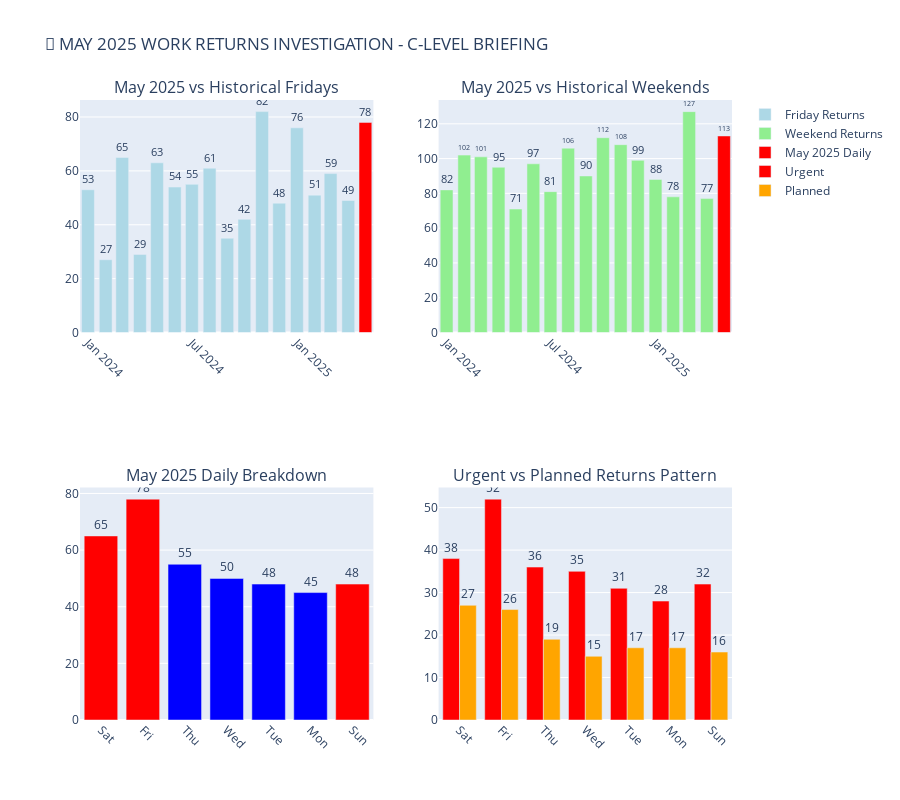

The notebook cell saved with this chart:
### Code cell
import pandas as pd
import plotly.graph_objects as go
import plotly.express as px
from plotly.subplots import make_subplots
import numpy as np

df['total_returns'] = df['คืนงาน (กะทันหัน)'] + df['คืนงาน (ล่วงหน้า)']
day_order = ['Sun', 'Mon', 'Tue', 'Wed', 'Thu', 'Fri', 'Sat']
df['day_of_week'] = pd.Categorical(df['day_of_week'], categories=day_order, ordered=True)

# Extract year and month for better analysis
df['year'] = df['report_month'].str[:4]
df['month'] = df['report_month'].str[5:7]
df['month_name'] = pd.to_datetime(df['report_month'] + '-01').dt.strftime('%b %Y')

print("🚨 MAY 2025 INVESTIGATION REPORT 🚨")
print("="*50)

# 1. MAY 2025 SPECIFIC ANALYSIS
may_2025_data = df[df['report_month'] == '2025-05'].copy()
print("\n📊 MAY 2025 DETAILED BREAKDOWN:")
print(may_2025_data[['day_of_week', 'คืนงาน (กะทันหัน)', 'คืนงาน (ล่วงหน้า)', 'total_returns']].to_string(index=False))

# Focus on Friday and Weekend (Fri, Sat, Sun)
weekend_days = ['Fri', 'Sat', 'Sun']
may_weekend = may_2025_data[may_2025_data['day_of_week'].isin(weekend_days)]
print(f"\n🔴 MAY 2025 WEEKEND + FRIDAY TOTAL: {may_weekend['total_returns'].sum()} returns")
print(f"   - Friday: {may_2025_data[may_2025_data['day_of_week']=='Fri']['total_returns'].values[0]} returns")
print(f"   - Saturday: {may_2025_data[may_2025_data['day_of_week']=='Sat']['total_returns'].values[0]} returns")
print(f"   - Sunday: {may_2025_data[may_2025_data['day_of_week']=='Sun']['total_returns'].values[0]} returns")

# 2. HISTORICAL COMPARISON
print("\n📈 HISTORICAL COMPARISON:")

# Get all May data for comparison
all_may_data = df[df['month'] == '05'].copy()
print("\nAll MAY months comparison:")
may_comparison = all_may_data.groupby(['report_month', 'day_of_week'])['total_returns'].sum().reset_index()
may_pivot = may_comparison.pivot(index='day_of_week', columns='report_month', values='total_returns')
print(may_pivot.loc[weekend_days])

# Calculate percentage increase
may_2024_weekend = df[(df['report_month'] == '2024-05') & (df['day_of_week'].isin(weekend_days))]['total_returns'].sum()
may_2025_weekend = df[(df['report_month'] == '2025-05') & (df['day_of_week'].isin(weekend_days))]['total_returns'].sum()
weekend_increase = ((may_2025_weekend - may_2024_weekend) / may_2024_weekend) * 100

print(f"\n🚨 KEY FINDINGS:")
print(f"   - May 2024 Weekend+Friday: {may_2024_weekend} returns")
print(f"   - May 2025 Weekend+Friday: {may_2025_weekend} returns")
print(f"   - INCREASE: {weekend_increase:.1f}%")

# 3. VISUALIZATIONS FOR C-LEVEL PRESENTATION

# Create focused analysis charts
fig = make_subplots(
    rows=2, cols=2,
    subplot_titles=('May 2025 vs Historical Fridays', 'May 2025 vs Historical Weekends',
                   'May 2025 Daily Breakdown', 'Urgent vs Planned Returns Pattern'),
    specs=[[{"type": "bar"}, {"type": "bar"}],
           [{"type": "bar"}, {"type": "bar"}]]
)

# Chart 1: Friday comparison across all years
friday_data = df[df['day_of_week'] == 'Fri'].copy()
colors_fri = ['red' if x == '2025-05' else 'lightblue' for x in friday_data['report_month']]
fig.add_trace(
    go.Bar(
        x=friday_data['report_month'],
        y=friday_data['total_returns'],
        name='Friday Returns',
        marker_color=colors_fri,
        text=friday_data['total_returns'],
        textposition='outside'
    ),
    row=1, col=1
)

# Chart 2: Weekend comparison
weekend_monthly = df[df['day_of_week'].isin(['Sat', 'Sun'])].groupby('report_month')['total_returns'].sum().reset_index()
colors_weekend = ['red' if x == '2025-05' else 'lightgreen' for x in weekend_monthly['report_month']]
fig.add_trace(
    go.Bar(
        x=weekend_monthly['report_month'],
        y=weekend_monthly['total_returns'],
        name='Weekend Returns',
        marker_color=colors_weekend,
        text=weekend_monthly['total_returns'],
        textposition='outside'
    ),
    row=1, col=2
)

# Chart 3: May 2025 daily breakdown
fig.add_trace(
    go.Bar(
        x=may_2025_data['day_of_week'],
        y=may_2025_data['total_returns'],
        name='May 2025 Daily',
        marker_color=['red' if x in weekend_days else 'blue' for x in may_2025_data['day_of_week']],
        text=may_2025_data['total_returns'],
        textposition='outside'
    ),
    row=2, col=1
)

# Chart 4: Urgent vs Planned pattern for May 2025
fig.add_trace(
    go.Bar(
        x=may_2025_data['day_of_week'],
        y=may_2025_data['คืนงาน (กะทันหัน)'],
        name='Urgent',
        marker_color='red',
        text=may_2025_data['คืนงาน (กะทันหัน)'],
        textposition='outside'
    ),
    row=2, col=2
)

fig.add_trace(
    go.Bar(
        x=may_2025_data['day_of_week'],
        y=may_2025_data['คืนงาน (ล่วงหน้า)'],
        name='Planned',
        marker_color='orange',
        text=may_2025_data['คืนงาน (ล่วงหน้า)'],
        textposition='outside'
    ),
    row=2, col=2
)

fig.update_layout(
    title_text="🚨 MAY 2025 WORK RETURNS INVESTIGATION - C-LEVEL BRIEFING",
    height=800,
    showlegend=True
)

fig.update_xaxes(tickangle=45)
fig.show()

# 4. STATISTICAL ANALYSIS
print("\n📊 STATISTICAL ANALYSIS:")

# Calculate z-scores to identify outliers
friday_history = df[df['day_of_week'] == 'Fri']['total_returns']
friday_mean = friday_history.mean()
friday_std = friday_history.std()
may_2025_fri = may_2025_data[may_2025_data['day_of_week'] == 'Fri']['total_returns'].values[0]
friday_z_score = (may_2025_fri - friday_mean) / friday_std

print(f"Friday Analysis:")
print(f"  - Historical Friday average: {friday_mean:.1f}")
print(f"  - May 2025 Friday: {may_2025_fri}")
print(f"  - Z-score: {friday_z_score:.2f} (>2 = outlier)")
print(f"  - Status: {'🚨 OUTLIER' if abs(friday_z_score) > 2 else '✅ Normal'}")

# Weekend analysis
weekend_history = df[df['day_of_week'].isin(['Sat', 'Sun'])].groupby('report_month')['total_returns'].sum()
weekend_mean = weekend_history.mean()
weekend_std = weekend_history.std()
may_2025_weekend_total = may_2025_data[may_2025_data['day_of_week'].isin(['Sat', 'Sun'])]['total_returns'].sum()
weekend_z_score = (may_2025_weekend_total - weekend_mean) / weekend_std

print(f"\nWeekend Analysis:")
print(f"  - Historical weekend average: {weekend_mean:.1f}")
print(f"  - May 2025 weekend: {may_2025_weekend_total}")
print(f"  - Z-score: {weekend_z_score:.2f}")
print(f"  - Status: {'🚨 OUTLIER' if abs(weekend_z_score) > 2 else '✅ Normal'}")

# 5. INVESTIGATION RECOMMENDATIONS
print("\n" + "="*50)
print("🔍 RECOMMENDED INVESTIGATION ACTIONS:")
print("="*50)

investigation_actions = [
    "1. IMMEDIATE DATA DEEP DIVE:",
    "   • Analyze specific work orders that were returned in May 2025",
    "   • Categorize return reasons (quality, completion, materials, etc.)",
    "   • Identify which teams/departments had the most returns",
    "",
    "2. OPERATIONAL FACTORS TO INVESTIGATE:",
    "   • Staff scheduling changes in May 2025 (new hires, resignations)",
    "   • Weekend shift coverage and supervision levels",
    "   • Friday end-of-week rush and quality control processes",
    "   • Material shortages or supply chain issues in May",
    "",
    "3. EXTERNAL FACTORS TO CHECK:",
    "   • Client deadline pressures or rush orders",
    "   • Seasonal demands or project deadlines",
    "   • Weather conditions affecting work quality",
    "   • Equipment maintenance schedules",
    "",
    "4. PROCESS ANALYSIS:",
    "   • Review quality control procedures for weekend work",
    "   • Check if Friday work is being rushed to meet deadlines",
    "   • Analyze supervisor coverage on weekends",
    "   • Review training adequacy for weekend staff",
    "",
    "5. DATA TO COLLECT:",
    "   • Detailed return reason codes",
    "   • Staff overtime hours in May 2025",
    "   • Client satisfaction scores",
    "   • Equipment downtime logs",
    "   • Supervisor presence during weekend shifts"
]

for action in investigation_actions:
    print(action)

print("\n🎯 PRIORITY FOCUS AREAS:")
print("1. Friday work quality - why 78 returns vs historical avg ~35")
print("2. Weekend supervision - Saturday had 65 returns (usually ~35)")
print("3. Month-end pressure - May often has deadline rushes")

# Create executive summary data
exec_summary = pd.DataFrame({
    'Metric': ['May 2025 Friday Returns', 'May 2025 Weekend Returns', 'Historical Friday Avg', 
               'Historical Weekend Avg', 'Friday Increase', 'Weekend Increase'],
    'Value': [may_2025_fri, may_2025_weekend_total, f"{friday_mean:.0f}", 
              f"{weekend_mean:.0f}", f"+{((may_2025_fri-friday_mean)/friday_mean*100):.0f}%",
              f"+{((may_2025_weekend_total-weekend_mean)/weekend_mean*100):.0f}%"]
})

print("\n📋 EXECUTIVE SUMMARY TABLE:")
print(exec_summary.to_string(index=False))

### Figure 1 — Plotly figure (JSON) as saved in the notebook; plotly's stock layout.template omitted (floating-point values rounded to 4 significant figures)
{"data": [{"marker": {"color": ["lightblue", "lightblue", "lightblue", "lightblue", "lightblue", "lightblue", "lightblue", "lightblue", "lightblue", "lightblue", "lightblue", "lightblue", "lightblue", "lightblue", "lightblue", "lightblue", "red"]}, "name": "Friday Returns", "text": [53.0, 27.0, 65.0, 29.0, 63.0, 54.0, 55.0, 61.0, 35.0, 42.0, 82.0, 48.0, 76.0, 51.0, 59.0, 49.0, 78.0], "textposition": "outside", "type": "bar", "x": ["2024-01", "2024-02", "2024-03", "2024-04", "2024-05", "2024-06", "2024-07", "2024-08", "2024-09", "2024-10", "2024-11", "2024-12", "2025-01", "2025-02", "2025-03", "2025-04", "2025-05"], "xaxis": "x", "y": [53, 27, 65, 29, 63, 54, 55, 61, 35, 42, 82, 48, 76, 51, 59, 49, 78], "yaxis": "y"}, {"marker": {"color": ["lightgreen", "lightgreen", "lightgreen", "lightgreen", "lightgreen", "lightgreen", "lightgreen", "lightgreen", "lightgreen", "lightgreen", "lightgreen", "lightgreen", "lightgreen", "lightgreen", "lightgreen", "lightgreen", "red"]}, "name": "Weekend Returns", "text": [82.0, 102.0, 101.0, 95.0, 71.0, 97.0, 81.0, 106.0, 90.0, 112.0, 108.0, 99.0, 88.0, 78.0, 127.0, 77.0, 113.0], "textposition": "outside", "type": "bar", "x": ["2024-01", "2024-02", "2024-03", "2024-04", "2024-05", "2024-06", "2024-07", "2024-08", "2024-09", "2024-10", "2024-11", "2024-12", "2025-01", "2025-02", "2025-03", "2025-04", "2025-05"], "xaxis": "x2", "y": [82, 102, 101, 95, 71, 97, 81, 106, 90, 112, 108, 99, 88, 78, 127, 77, 113], "yaxis": "y2"}, {"marker": {"color": ["red", "red", "blue", "blue", "blue", "blue", "red"]}, "name": "May 2025 Daily", "text": [65.0, 78.0, 55.0, 50.0, 48.0, 45.0, 48.0], "textposition": "outside", "type": "bar", "x": ["Sat", "Fri", "Thu", "Wed", "Tue", "Mon", "Sun"], "xaxis": "x3", "y": [65, 78, 55, 50, 48, 45, 48], "yaxis": "y3"}, {"marker": {"color": "red"}, "name": "Urgent", "text": [38.0, 52.0, 36.0, 35.0, 31.0, 28.0, 32.0], "textposition": "outside", "type": "bar", "x": ["Sat", "Fri", "Thu", "Wed", "Tue", "Mon", "Sun"], "xaxis": "x4", "y": [38, 52, 36, 35, 31, 28, 32], "yaxis": "y4"}, {"marker": {"color": "orange"}, "name": "Planned", "text": [27.0, 26.0, 19.0, 15.0, 17.0, 17.0, 16.0], "textposition": "outside", "type": "bar", "x": ["Sat", "Fri", "Thu", "Wed", "Tue", "Mon", "Sun"], "xaxis": "x4", "y": [27, 26, 19, 15, 17, 17, 16], "yaxis": "y4"}], "layout": {"annotations": [{"font": {"size": 16}, "showarrow": false, "text": "May 2025 vs Historical Fridays", "x": 0.225, "xanchor": "center", "xref": "paper", "y": 1, "yanchor": "bottom", "yref": "paper"}, {"font": {"size": 16}, "showarrow": false, "text": "May 2025 vs Historical Weekends", "x": 0.775, "xanchor": "center", "xref": "paper", "y": 1, "yanchor": "bottom", "yref": "paper"}, {"font": {"size": 16}, "showarrow": false, "text": "May 2025 Daily Breakdown", "x": 0.225, "xanchor": "center", "xref": "paper", "y": 0.375, "yanchor": "bottom", "yref": "paper"}, {"font": {"size": 16}, "showarrow": false, "text": "Urgent vs Planned Returns Pattern", "x": 0.775, "xanchor": "center", "xref": "paper", "y": 0.375, "yanchor": "bottom", "yref": "paper"}], "height": 800, "showlegend": true, "title": {"text": "🚨 MAY 2025 WORK RETURNS INVESTIGATION - C-LEVEL BRIEFING"}, "xaxis": {"anchor": "y", "domain": [0, 0.45], "tickangle": 45}, "xaxis2": {"anchor": "y2", "domain": [0.55, 1], "tickangle": 45}, "xaxis3": {"anchor": "y3", "domain": [0, 0.45], "tickangle": 45}, "xaxis4": {"anchor": "y4", "domain": [0.55, 1], "tickangle": 45}, "yaxis": {"anchor": "x", "domain": [0.625, 1]}, "yaxis2": {"anchor": "x2", "domain": [0.625, 1]}, "yaxis3": {"anchor": "x3", "domain": [0, 0.375]}, "yaxis4": {"anchor": "x4", "domain": [0, 0.375]}}}
